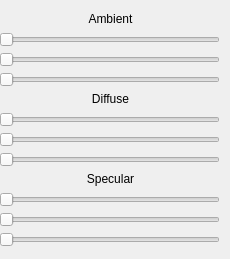
    <widget class="QWidget" name="tab_5">
     <attribute name="title">
      <string>Material</string>
     </attribute>
     <widget class="QSlider" name="horizontalSlider_4">
      <property name="geometry">
       <rect>
        <x>-1</x>
        <y>30</y>
        <width>221</width>
        <height>20</height>
       </rect>
      </property>
      <property name="maximum">
       <number>255</number>
      </property>
      <property name="orientation">
       <enum>Qt::Horizontal</enum>
      </property>
     </widget>
     <widget class="QSlider" name="horizontalSlider_5">
      <property name="geometry">
       <rect>
        <x>-1</x>
        <y>50</y>
        <width>221</width>
        <height>20</height>
       </rect>
      </property>
      <property name="maximum">
       <number>255</number>
      </property>
      <property name="orientation">
       <enum>Qt::Horizontal</enum>
      </property>
     </widget>
     <widget class="QSlider" name="horizontalSlider_6">
      <property name="geometry">
       <rect>
        <x>-1</x>
        <y>70</y>
        <width>221</width>
        <height>20</height>
       </rect>
      </property>
      <property name="maximum">
       <number>255</number>
      </property>
      <property name="orientation">
       <enum>Qt::Horizontal</enum>
      </property>
     </widget>
     <widget class="QSlider" name="horizontalSlider_7">
      <property name="geometry">
       <rect>
        <x>-1</x>
        <y>110</y>
        <width>221</width>
        <height>20</height>
       </rect>
      </property>
      <property name="maximum">
       <number>255</number>
      </property>
      <property name="orientation">
       <enum>Qt::Horizontal</enum>
      </property>
     </widget>
     <widget class="QSlider" name="horizontalSlider_8">
      <property name="geometry">
       <rect>
        <x>-1</x>
        <y>130</y>
        <width>221</width>
        <height>20</height>
       </rect>
      </property>
      <property name="maximum">
       <number>255</number>
      </property>
      <property name="orientation">
       <enum>Qt::Horizontal</enum>
      </property>
     </widget>
     <widget class="QSlider" name="horizontalSlider_9">
      <property name="geometry">
       <rect>
        <x>-1</x>
        <y>150</y>
        <width>221</width>
        <height>20</height>
       </rect>
      </property>
      <property name="maximum">
       <number>255</number>
      </property>
      <property name="orientation">
       <enum>Qt::Horizontal</enum>
      </property>
     </widget>
     <widget class="QLabel" name="label_26">
      <property name="geometry">
       <rect>
        <x>10</x>
        <y>10</y>
        <width>201</width>
        <height>17</height>
       </rect>
      </property>
      <property name="text">
       <string>Ambient</string>
      </property>
      <property name="alignment">
       <set>Qt::AlignCenter</set>
      </property>
     </widget>
     <widget class="QLabel" name="label_27">
      <property name="geometry">
       <rect>
        <x>10</x>
        <y>90</y>
        <width>201</width>
        <height>17</height>
       </rect>
      </property>
      <property name="text">
       <string>Diffuse</string>
      </property>
      <property name="alignment">
       <set>Qt::AlignCenter</set>
      </property>
     </widget>
     <widget class="QSlider" name="horizontalSlider_10">
      <property name="geometry">
       <rect>
        <x>-1</x>
        <y>190</y>
        <width>221</width>
        <height>20</height>
       </rect>
      </property>
      <property name="maximum">
       <number>255</number>
      </property>
      <property name="orientation">
       <enum>Qt::Horizontal</enum>
      </property>
     </widget>
     <widget class="QSlider" name="horizontalSlider_11">
      <property name="geometry">
       <rect>
        <x>-1</x>
        <y>210</y>
        <width>221</width>
        <height>20</height>
       </rect>
      </property>
      <property name="maximum">
       <number>255</number>
      </property>
      <property name="orientation">
       <enum>Qt::Horizontal</enum>
      </property>
     </widget>
     <widget class="QSlider" name="horizontalSlider_12">
      <property name="geometry">
       <rect>
        <x>-1</x>
        <y>230</y>
        <width>221</width>
        <height>20</height>
       </rect>
      </property>
      <property name="maximum">
       <number>255</number>
      </property>
      <property name="orientation">
       <enum>Qt::Horizontal</enum>
      </property>
     </widget>
     <widget class="QLabel" name="label_28">
      <property name="geometry">
       <rect>
        <x>10</x>
        <y>170</y>
        <width>201</width>
        <height>17</height>
       </rect>
      </property>
      <property name="text">
       <string>Specular</string>
      </property>
      <property name="alignment">
       <set>Qt::AlignCenter</set>
      </property>
     </widget>
    </widget>
